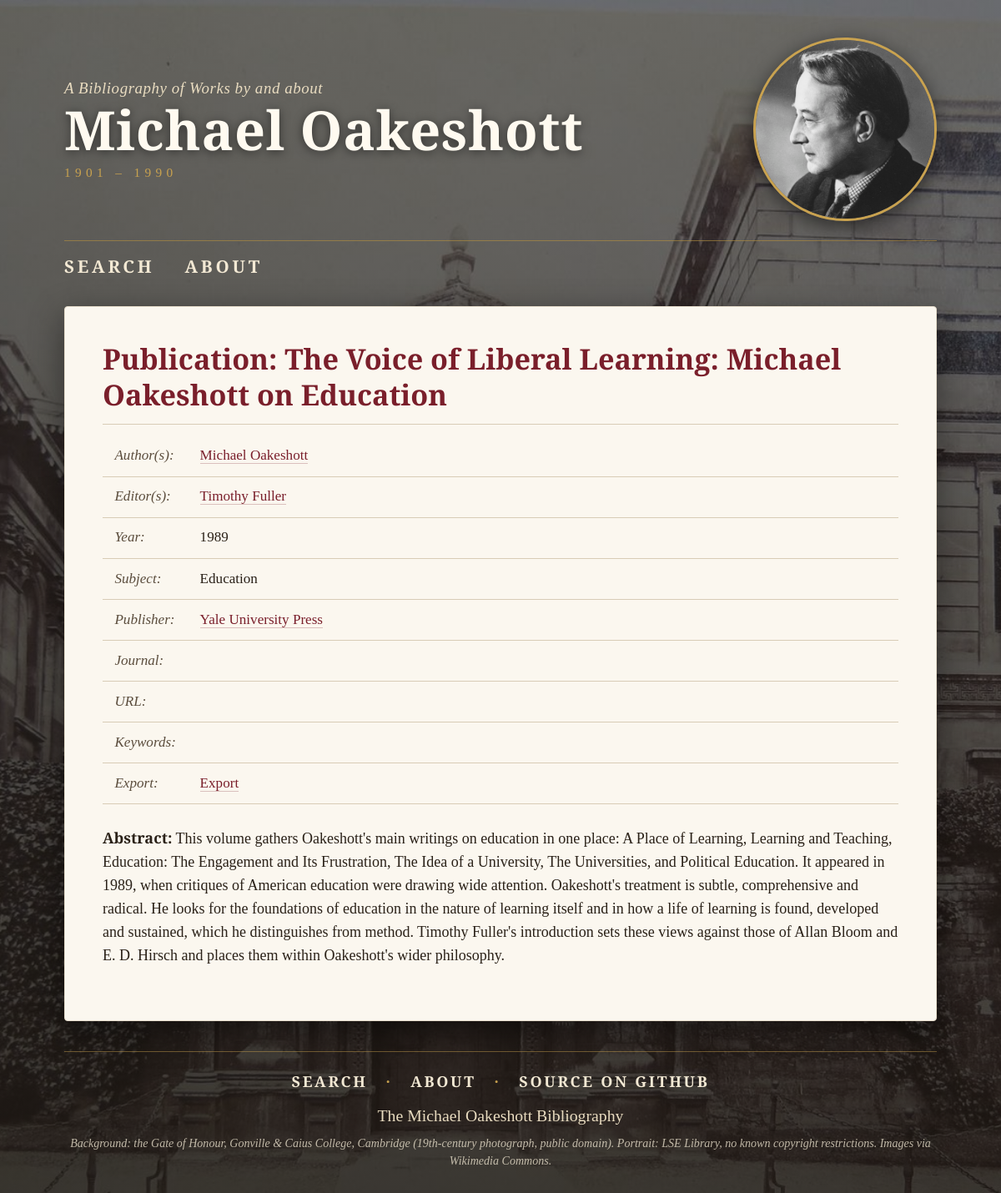
Screenshot of /oakeshott/pub_detail/10/ with the database file from the repository.
### berkeley/models.py (models this page shows, shortened)
class UrlModel(models.Model):
    url = models.CharField(max_length=512, default="",
            blank=True, null=True)
    class Meta:
        abstract = True

class Publication(UrlModel):
    title = models.CharField(max_length=PUB_TITLE_LEN,
            blank=True, null=True, default="")
    pub_type = models.CharField(choices=TYPE_CHOICES, max_length=4,
            blank=True, null=True, default="")
    publisher = models.ForeignKey(Publisher, blank=True, null=True,  on_delete=models.CASCADE,)
    subject = models.ForeignKey(Subject, default=UNKNOWN_ID, on_delete=models.CASCADE,)
    journal = models.ForeignKey(Journal, blank=True, null=True, on_delete=models.CASCADE,)
    collection = models.ForeignKey('berkeley.Publication', blank=True,
            null=True, related_name="coll",  on_delete=models.CASCADE,)
    pub_reviewed = models.ForeignKey('berkeley.Publication', blank=True,
            null=True, related_name="pub_rev", on_delete=models.CASCADE,)
    year = models.IntegerField()
    volume = models.CharField(max_length=12, default="", blank=True)
    issue = models.CharField(max_length=12, default="", blank=True)
    month = models.CharField(max_length=10, default="", blank=True)
    day = models.CharField(max_length=10, default="", blank=True)
    pages = models.CharField(max_length=24, default="", blank=True)
    edition = models.CharField(max_length=4, default="", blank=True)
    medium = models.CharField(max_length=12, default="", blank=True)
    authors = models.ManyToManyField(Person, through="Authorship",
            related_name="authors", blank=True)
    editors = models.ManyToManyField(Person, through="Editorship",
            related_name="editors", blank=True)
    translators = models.ManyToManyField(
        Person, default="", related_name="translators",
        blank=True
    )
    reviewees = models.ManyToManyField(
        Person, default="", related_name="reviewees",
        blank=True
    )
    reprinted_in = models.ManyToManyField(
        'berkeley.Publication', symmetrical=False, related_name="reprints",
        blank=True
    )
    keywords = models.ManyToManyField(
        Keyword, default="", related_name="keywords",
        blank=True
    )
    city = models.CharField(max_length=128, default="", blank=True)
    isbn = models.CharField(max_length=24,
            default="",
            blank=True, null=True
    )  # 24 to account for future ISBN expansion
    sn = models.CharField(max_length=12, default="", blank=True, null=True)
    language = models.CharField(max_length=32, default="", blank=True)
    abstract = models.CharField(max_length=1024, default="", blank=True)
    doi = models.CharField(max_length=DOI_LEN, default="", blank=True)
    review = models.CharField(max_length=128, default="", blank=True)
    reviewed_names = models.CharField(max_length=128, default="",
                                      blank=True)
    def __str__(self):
        if self.title:
            return self.title
        elif self.pub_type in REVIEW_TYPES:
            return self.review_title()
        return ''
    def ordered_authors(self):
        links = self.authorship_set.all()
        if 'authorship_set' not in getattr(self, '_prefetched_objects_cache',
                                           {}):
            links = links.select_related('person')
        return [a.person for a in links]
    def ordered_editors(self):
        links = self.editorship_set.all()
        if 'editorship_set' not in getattr(self, '_prefetched_objects_cache',
                                           {}):
            links = links.select_related('person')
        return [e.person for e in links]
    def ordered_reprints(self):
        return self.reprints.order_by('year', 'id')
    def reviewed_title(self):
        if self.pub_reviewed:
            return self.pub_reviewed.title
        return self.review
    class Meta:
        ordering = ['title']

class DescrModel(models.Model):
    descr = models.CharField(max_length=512, default="", blank=True,
            null=True)
    class Meta:
        abstract = True

class EmailModel(models.Model):
    email_addr = models.CharField(max_length=EMAIL_LEN, default="", blank=True, null=True)
    class Meta:
        abstract = True

class Person(UrlModel, DescrModel, EmailModel):
    fname = models.CharField(max_length=PERSON_NAME_LEN, default="")
    mname = models.CharField(max_length=PERSON_NAME_LEN,
            blank=True, null=True)
    lname = models.CharField(max_length=PERSON_NAME_LEN)
    yob = models.IntegerField(blank=True, null=True)
    yod = models.IntegerField(blank=True, null=True)
    affiliation = models.CharField(max_length=AFFILIATION_LEN, default="",
            blank=True)
    address = models.ForeignKey(Address, null=True, blank=True, on_delete=models.CASCADE,)
    def _given(self):
        return " ".join(n for n in (self.fname, self.mname) if n)
    def natural_name(self):
        return " ".join(n for n in (self._given(), self.lname) if n)
    class Meta:
        ordering = ['lname']

class SingleNameModel(models.Model):
    name = models.CharField(max_length=256)
    def __str__(self):
        return self.name
    class Meta:
        abstract = True
        ordering = ['name']

class Subject(SingleNameModel):
    code = models.CharField(max_length=CODE_LEN, null=True, blank=True)

class Publisher(SingleNameModel, UrlModel, DescrModel):
    address = models.ForeignKey(Address, null=True, blank=True, on_delete=models.CASCADE,)

### berkeley/views.py (the view)
# urls.py: re_path(r'^pub_detail/(?P<pub_id>[0-9]+)/$',
def pub_detail(request, pub_id):
    return detail_view(request, pub_id, Publication,
            'pub_detail.html', 'pub')

### berkeley/views.py (called while the page is built)
def get_hdr():
    site_hdr = "Bibliography Search"
    site_list = Site.objects.all()
    for site in site_list:
        site_hdr = site.header
        break   # since we only expect a single site record!
    return site_hdr

def detail_view(request, dbkey, cls, html, kwarg_key):
    site_hdr = get_hdr()
    obj = get_object_or_404(cls, pk=dbkey)
    return render(request, html, {kwarg_key: obj, 'header': site_hdr })

### berkeley/templates/pub_detail.html (shortened to what this page needs)
{% extends "base.html" %}
{% block content %}
    <div class="module">
    <table>
        <caption>
            Publication: {{ pub }}
        </caption>
        <tr>
            <td>Author(s):</td>
            <td>
            {% for author in pub.ordered_authors %}
                <a href="/oakeshott/person_detail/{{ author.id }}/">{{ author.fname }} {{ author.lname }}</a>{% if not forloop.last %},{% endif %}
            {% endfor %}
            </td>
        </tr>
        {% with editors=pub.ordered_editors %}{% if editors %}
        <tr>
            <td>Editor(s):</td>
            <td>
            {% for editor in editors %}
                <a href="/oakeshott/person_detail/{{ editor.id }}/">{{ editor.natural_name }}</a>{% if not forloop.last %},{% endif %}
            {% endfor %}
            </td>
        </tr>
        {% endif %}{% endwith %}
        <tr>
            <td>Year:</td>
            <td> {{ pub.year }} </td>
        </tr>
        <tr>
            <td>Subject:</td>
            <td> {{ pub.subject }} </td>
        </tr>
        <tr>
            <td>Publisher:</td>
            <td>
                <a href="/oakeshott/publisher_detail/{{ pub.publisher.id }}/">
                {{ pub.publisher.name }}
                </a>
             </td>
        </tr>
        <tr>
            <td>Journal:</td>
            <td>
             </td>
        </tr>
        <tr>
            <td>URL:</td>
            <td><a href="{{ pub.url }}"> {{ pub.url }}</a></td>
        </tr>
        <tr>
            <td>Keywords:</td>
            <td>
            </td>
        </tr>
        <tr>
            <td>Export:</td>
            <td>
                <a href="/oakeshott/export/{{ pub.id }}/">
                Export
                </a>
            </td>
        </tr>
    </table>
    <p>
        <strong>Abstract:</strong>
        {{ pub.abstract }}
    </p>
    </div>
{% endblock content %}

### mysite/static/berkeley/style.css (style rules this page uses)
:root { --ink: #2a2118; --ink-soft: #5b4d3d; --paper: #fbf7ef; --paper-edge: #e6dccb; --rule: #d8ccb6; --accent: #7a1f2b; --accent-dark: #561520; --gold: #c9a24f; --night: #1c1813; --serif-display: "Cormorant Garamond", "EB Garamond", Garamond, Georgia, serif; --serif-text: "EB Garamond", Garamond, Georgia, "Times New Roman", serif; }
* { box-sizing: border-box; }
html { font-size: 18px; }
body { margin: 0; padding: 0; color: var(--ink); font-family: var(--serif-text); line-height: 1.55; background-color: var(--night); background-image: linear-gradient(rgba(28, 24, 19, 0.55), rgba(28, 24, 19, 0.80)), url("img/caius-gate-of-honour.jpg"); background-size: cover; background-position: center top; background-attachment: fixed; min-height: 100vh; }
a:link, a:visited { color: var(--accent); text-decoration: none; border-bottom: 1px solid rgba(122, 31, 43, 0.25); }
.module { overflow-x: auto; }
p { margin: 0 0 1rem; }
table { width: 100%; border-collapse: collapse; margin: 0 0 1.5rem; font-size: 0.95rem; }
caption { caption-side: top; text-align: left; font-family: var(--serif-display); font-size: 1.9rem; font-weight: 600; color: var(--accent); padding: 0 0 0.75rem; margin-bottom: 0.75rem; border-bottom: 1px solid var(--rule); line-height: 1.25; }
th, td { padding: 0.6rem 0.8rem; text-align: left; vertical-align: top; border-bottom: 1px solid var(--rule); overflow-wrap: break-word; }
td:first-child:not(:only-child) { white-space: nowrap; color: var(--ink-soft); font-style: italic; width: 1%; }

### rows the page displays
Publication: title "The Voice of Liberal Learning: Michael Oakeshott on Education", year "1989", subject "Education", publisher.name "Yale University Press", abstract "This volume gathers Oakeshott's main writings on education in one place: A Place of Learning, Learning and Teaching, Education: The Engagement and Its Frustration, The Idea of a University, The Universities, and Political Education. It appeared in 1989, when critiques of American education were drawing wide attention. Oakeshott's treatment is subtle, comprehensive and radical. He looks for the foundations of education in the nature of learning itself and in how a life of learning is found, developed and sustained, which he distinguishes from method. Timothy Fuller's introduction sets these views against those of Allan Bloom and E. D. Hirsch and places them within Oakeshott's wider…"
Person: fname "Michael", lname "Oakeshott"
Person: natural_name "Timothy Fuller"
